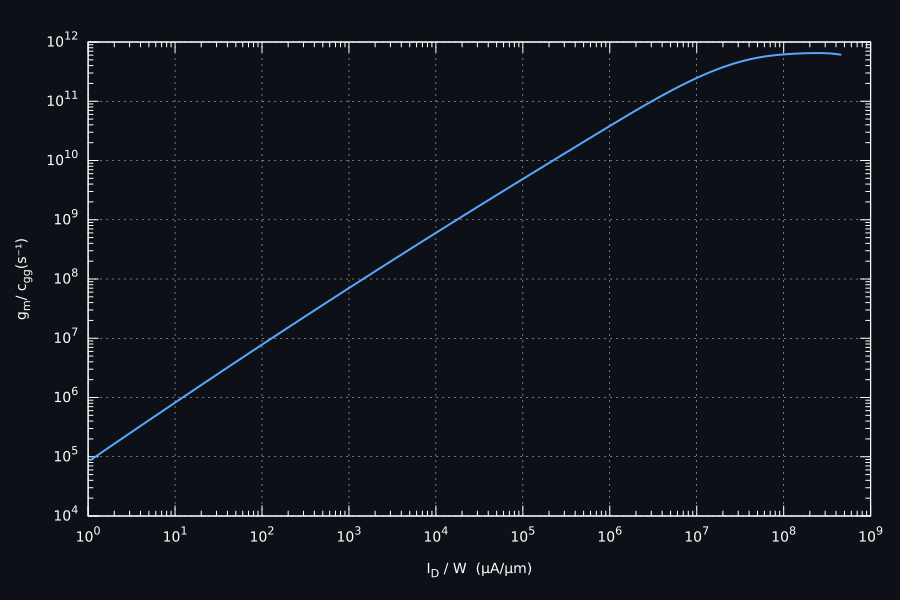

The script that saved this image:

set terminal svg size 900,600 enhanced font "DejaVu Sans,14"  background rgb "#0d1117"
set output "gm_cgg_vs_id_w.svg"

set border lc rgb "#ffffff"
set tics textcolor rgb "#ffffff"
set xlabel "I_D / W  (µA/µm)" textcolor rgb "#ffffff"
set ylabel "g_m / c_{gg} (s⁻¹)" textcolor rgb "#ffffff"

set grid lc rgb "#dddddd" lw 0.5
set logscale x
set logscale y
set format x "10^{%T}"
set format y "10^{%T}"

set lmargin 9
set rmargin 3
set tmargin 2
set bmargin 4

plot "nmos_lmin_tt.dat" using 4:8 \
     with lines lw 2 lc rgb "#58a6ff" notitle
